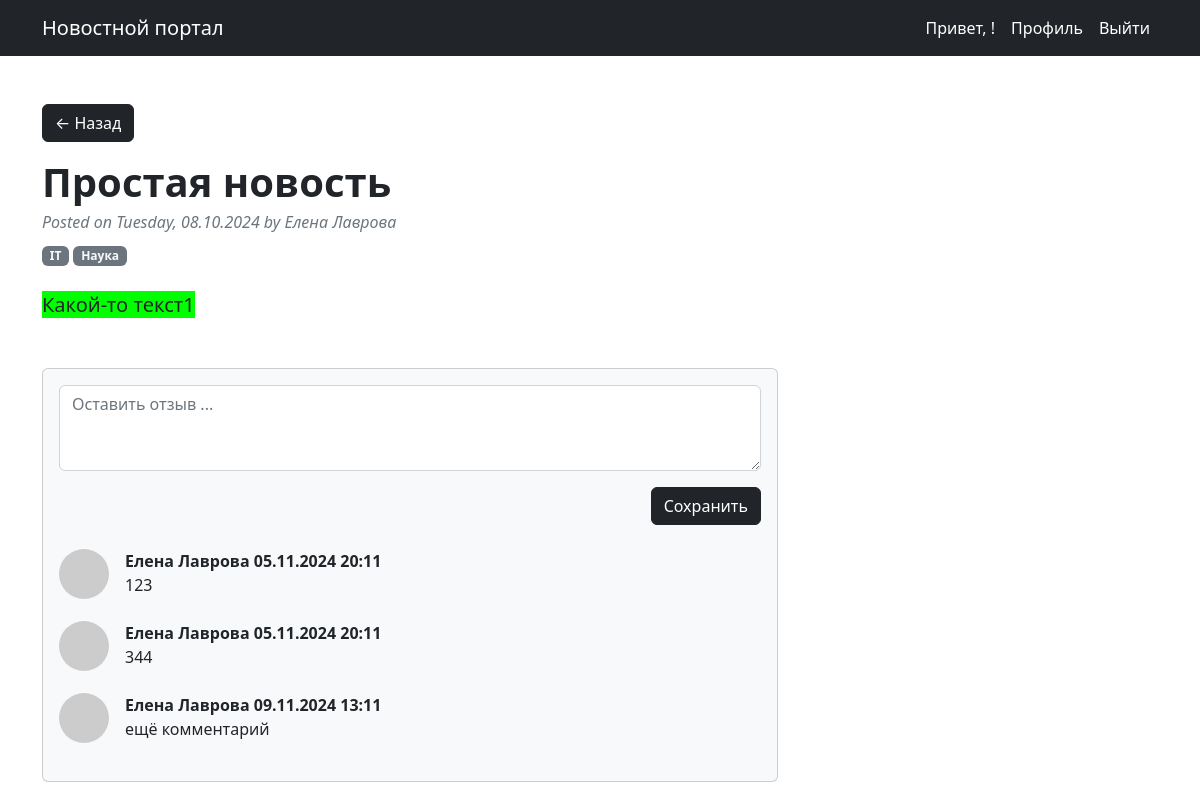
Page /news/25 (signed in) on the committed database.
### news/models.py (models this page shows, shortened)
class Post(models.Model):
    ARTICLES = 'Articles'
    NEWS = 'News'
    TYPE_POST = [
        (ARTICLES, 'Статья'),
        (NEWS, 'Новость')
    ]
    title = models.CharField(max_length=150)  # Наименование статьи (заголовок)
    publishing_date = models.DateTimeField(auto_now_add=True)  # Дата и время создания
    text = models.TextField()  # Текст статьи
    category = models.ManyToManyField(Category, through='PostCategory')  # На какую тему статья
    type_post = models.CharField(max_length=10,
                                 choices=TYPE_POST,
                                 default=ARTICLES)  # Тип публикации
    author = models.ForeignKey(Author, on_delete=models.CASCADE)  # связь между «Автором» и «Статьей».
    rating = models.FloatField(default=0)  # Популярность статьи (рейтинг)

class Category(models.Model):
    name = models.CharField(unique=True, max_length=100)
    subscribers = models.ManyToManyField(User, through="UserCategory", related_name='users')

class Comment(models.Model):
    post = models.ForeignKey(Post, on_delete=models.CASCADE)  # К какой статье оставлен коммент
    user = models.ForeignKey(User, on_delete=models.CASCADE)
    author = models.ForeignKey(Author, on_delete=models.CASCADE)  # Кто написал
    text = models.CharField(max_length=255)
    date_time = models.DateTimeField(auto_now_add=True)
    rating = models.IntegerField(default=0)  # На сколько полезен комментарий

### sign/models.py (models this page shows, shortened)
class Author(models.Model):
    full_name = models.CharField(max_length=255)
    age = models.IntegerField(null=True, blank=True)
    email = models.CharField(max_length=255, blank=True)
    rating = models.FloatField(default=0)  # Рейтинг автора
    user = models.OneToOneField(User, on_delete=models.CASCADE)
    def __str__(self):
        return self.full_name.title()

### news/views.py (the view)
# urls.py: path('news/<int:pk>', PostDetail.as_view(), name='post_detail'),
class PostDetail(LoginRequiredMixin, DetailView):
    model = Post
    template_name = 'one_news.html'
    context_object_name = 'post'
    def get_context_data(self, **kwargs):
        context = super().get_context_data(**kwargs)
        categories = []
        for obj in PostCategory.objects.filter(post_id=context['object'].id):
            categories.append(Category.objects.get(id=obj.category_id).name)
        context['categories'] = categories
        context['user_id'] = self.request.user.id
        context['comments'] = Comment.objects.filter(post_id=context['object'].id)
        return context
    def get_object(self, *args, **kwargs):
        obj = cache.get(f'post-{self.kwargs["pk"]}', None)
        if not obj:
            obj = super().get_object(queryset=self.queryset)
            cache.set(f'post-{self.kwargs["pk"]}', obj)
        return obj

### news/templatetags/custom_filters.py (called while the page is built)
@register.filter()
def censor(text):
    for word in WORDS['words']:
        text = re.sub(f'\\b{word}\\b', f"{word[0]}{word[1:].__len__() * '*'}", text, flags=re.I)
    return text

### news/templates/one_news.html (shortened to what this page needs)
{% extends 'default.html' %}
{% load custom_filters %}
{% block content %}
    <div class="col-lg-8">
        {% if post %}
            <a class="btn btn-primary" href="/">← Назад</a>
            <article>
                <header class="mb-4">
                    <h1 class="fw-bolder mb-1">{{ post.title|censor }}</h1>
                    <div class="text-muted fst-italic mb-2">Posted on {{ post.publishing_date|date:'l, d.m.Y' }} by {{ post.author.full_name }}</div>
                    {% for category_name in categories %}
                        <a class="badge bg-secondary text-decoration-none link-light">{{ category_name }}</a>
                    {% endfor %}
                </header>
                <section class="mb-5">
                    <p class="fs-5 mb-4">{{ post.text|censor|safe}}</p>
                </section>
            </article>
            <section class="mb-5">
                <div class="card bg-light">
                    <div class="card-body">
                        <form action="{% url 'comment_create' %}" method="post" class="mb-4">
                            <textarea name="text" class="form-control" rows="3" placeholder="Оставить отзыв ..."></textarea>
                            <div style="justify-content: flex-end;" class="d-flex">
                                <input class="btn btn-primary" name="SaveComment" type="submit" value="Сохранить" />
                            </div>
                        </form>
                        {% for comment in comments %}
                            <div class="d-flex">
                                <div class="flex-shrink-0"><img class="rounded-circle" src="https://dummyimage.com/50x50/ced4da/6c757d.jpg" alt="..." /></div>
                                {% if comment.user == request.user %}
                                    <div class="ms-3">
                                        <div class="fw-bold">{{ request.user.first_name }} {{ request.user.last_name}} {{ comment.date_time|date:'d.m.Y H:m'}}</div>
                                        {{ comment.text }}
                                        <input type="hidden" value="{{ comment.id }}" name="id_comment">
                                    </div>
                                {% else %}
                                    <div class="ms-3 mb-4">
                                    <div class="fw-bold">{{ comment.author }} {{ comment.date_time|date:'d.m.Y H:m'}}</div>
                                    {{ comment.text }}
                                </div>
                                {% endif %}
                            </div>
                        {% endfor %}
                    </div>
                </div>
            </section>
        {% else %}
           <h2 class="card-title h4">Публикация с таким номером не найдена!</h2>
        {% endif %}
    </div>
{% endblock content %}

### rows in the picture
Post: title|censor "Простая новость", publishing_date "Tuesday, 08.10.2024", author.full_name "Елена Лаврова", text|censor "Какой-то текст1"
Category: categories "IT"
Category: categories "Наука"
Comment: author "Елена Лаврова", date_time "05.11.2024 20:11", text "123"
Comment: author "Елена Лаврова", date_time "05.11.2024 20:11", text "344"
Comment: author "Елена Лаврова", date_time "09.11.2024 13:11", text "ещё комментарий"
